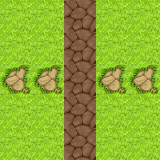

This game map was drawn from its Tiled (.tmx) file and the tilesets committed beside it. A one-line description and the full map source follow:
An orthogonal 5x5 tile map with 32x32 px tiles, 1 tile layer (Calque de Tile 1).

<map version="1.0" tiledversion="1.1.6" orientation="orthogonal" renderorder="right-down" width="5" height="5" tilewidth="32" tileheight="32" infinite="0" nextobjectid="1">
 <tileset firstgid="1" source="celianna_farmnature_tileset.tsx" />
 <layer name="Calque de Tile 1" width="5" height="5">
  <data encoding="csv">
98,98,24,98,98,
98,98,24,98,98,
179,179,24,179,179,
98,98,24,98,98,
98,98,24,98,98
</data>
 </layer>
</map>
